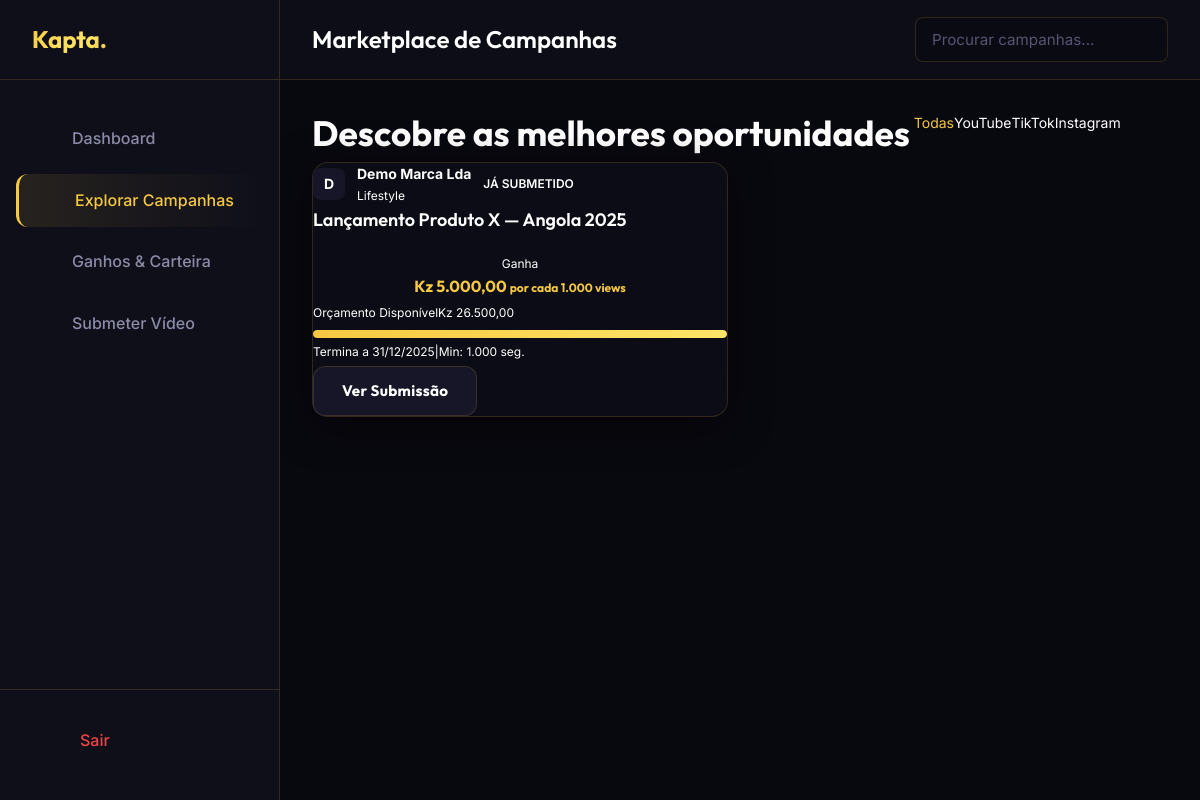
/creator/campaigns.php (signed in), run on the app's committed database.
### tables this page shows
CREATE TABLE `campaigns` (
  `id`             INT UNSIGNED NOT NULL AUTO_INCREMENT,
  `brand_id`       INT UNSIGNED NOT NULL,
  `title`          VARCHAR(255) NOT NULL,
  `description`    TEXT DEFAULT NULL,
  `requirements`   TEXT DEFAULT NULL,
  `category`       VARCHAR(80) NOT NULL DEFAULT 'Entretenimento',
  `platforms`      JSON DEFAULT NULL,
  `cpm_rate`       DECIMAL(15,2) NOT NULL DEFAULT 0.00,
  `budget`         DECIMAL(15,2) NOT NULL DEFAULT 0.00,
  `spent`          DECIMAL(15,2) NOT NULL DEFAULT 0.00,
  `status`         ENUM('draft','active','paused','completed') NOT NULL DEFAULT 'draft',
  `min_followers`  INT UNSIGNED NOT NULL DEFAULT 0,
  `deadline`       DATE DEFAULT NULL,
  `created_at`     DATETIME NOT NULL DEFAULT CURRENT_TIMESTAMP,
  `updated_at`     DATETIME NOT NULL DEFAULT CURRENT_TIMESTAMP ON UPDATE CURRENT_TIMESTAMP,
  PRIMARY KEY (`id`),
  KEY `idx_brand`  (`brand_id`),
  KEY `idx_status` (`status`),
  CONSTRAINT `fk_campaign_brand` FOREIGN KEY (`brand_id`) REFERENCES `users` (`id`) ON DELETE CASCADE
);

### includes/functions.php (called while the page is built, shortened)
<?php
function format_kz(float $amount): string {
    return 'Kz ' . number_format($amount, 2, ',', '.');
}

### creator/campaigns.php (the view, shortened to what this page needs)
<?php
require_once '../includes/functions.php';
$user = current_user();
$platform_filter = isset($_GET['platform']) ? $_GET['platform'] : 'all';
$query = "
    SELECT c.*, b.company_name, u.avatar,
           (SELECT COUNT(*) FROM campaign_submissions WHERE campaign_id = c.id AND creator_id = ?) as has_submitted
    FROM campaigns c
    JOIN brand_profiles b ON c.brand_id = b.user_id
    JOIN users u ON b.user_id = u.id
    WHERE c.status = 'active'
";
$params = [$user['id']];
$query .= " ORDER BY c.cpm_rate DESC, c.created_at DESC";
$stmt = $pdo->prepare($query);
$stmt->execute($params);
$campaigns = $stmt->fetchAll();
include '../includes/header.php';
?>
<div class="dashboard-layout">
    <aside class="sidebar" id="sidebar">
        <div class="sidebar-header">
            <a href="dashboard.php" class="logo gradient-text">Kapta.</a>
        </div>
        <div class="sidebar-nav">
            <a href="dashboard.php" class="nav-item"><i class="ph ph-squares-four"></i> Dashboard</a>
            <a href="campaigns.php" class="nav-item active"><i class="ph ph-magnifying-glass"></i> Explorar Campanhas</a>
            <a href="earnings.php" class="nav-item"><i class="ph ph-money"></i> Ganhos & Carteira</a>
            <a href="submit.php" class="nav-item bg-white bg-opacity-5"><i class="ph ph-upload-simple"></i> Submeter Vídeo</a>
        </div>
        <div class="sidebar-footer">
            <a href="../auth/logout.php" class="nav-item" style="color: var(--accent-red);"><i class="ph ph-sign-out"></i> Sair</a>
        </div>
    </aside>
    <main class="main-content">
        <header class="topbar">
            <div class="flex items-center">
                <h1 class="topbar-title">Marketplace de Campanhas</h1>
            </div>
            <div class="topbar-actions">
                <div class="relative">
                    <input type="text" placeholder="Procurar campanhas..." class="form-control pl-10 py-2 w-64 bg-dark-surface">
                </div>
            </div>
        </header>
        <div class="content-wrapper max-w-6xl mx-auto">
            <div class="mb-8 flex flex-wrap gap-4 items-center justify-between">
                <h2 class="text-xl font-outfit text-white">Descobre as melhores oportunidades</h2>
                <div class="flex bg-dark-surface p-1 rounded-lg border border-dark-border">
                    <a href="?platform=all" class="px-4 py-2 rounded-md text-sm <?php echo $platform_filter === 'all' ? 'bg-white bg-opacity-10 text-gold' : 'text-secondary hover:text-white'; ?>">Todas</a>
                    <a href="?platform=youtube" class="px-4 py-2 rounded-md text-sm <?php echo $platform_filter === 'youtube' ? 'bg-white bg-opacity-10 text-gold' : 'text-secondary hover:text-white'; ?> flex items-center gap-1"><i class="ph ph-youtube-logo text-red-500"></i> YouTube</a>
                    <a href="?platform=tiktok" class="px-4 py-2 rounded-md text-sm <?php echo $platform_filter === 'tiktok' ? 'bg-white bg-opacity-10 text-gold' : 'text-secondary hover:text-white'; ?> flex items-center gap-1"><i class="ph ph-tiktok-logo"></i> TikTok</a>
                    <a href="?platform=instagram" class="px-4 py-2 rounded-md text-sm <?php echo $platform_filter === 'instagram' ? 'bg-white bg-opacity-10 text-gold' : 'text-secondary hover:text-white'; ?> flex items-center gap-1"><i class="ph ph-instagram-logo text-purple-500"></i> Instagram</a>
                </div>
            </div>
            <?php if (empty($campaigns)): ?>
                <div class="glass-card empty-state">
                    <div class="empty-state-icon"><i class="ph ph-magnifying-glass"></i></div>
                    <h3 class="empty-state-title">Nenhuma campanha encontrada</h3>
                    <p class="empty-state-desc">Neste momento não há campanhas disponíveis com este filtro. Volte mais tarde!</p>
                </div>
            <?php else: ?>
                <div class="campaign-grid">
                    <?php foreach ($campaigns as $camp):
                    ?>
                        <div class="glass-card campaign-card p-6 border-t-4 <?php echo $camp['has_submitted'] ? 'border-t-dark-surface opacity-70' : 'border-t-gold'; ?>">
                            <div class="flex justify-between items-start mb-4">
                                <div class="brand-info">
                                    <div class="brand-logo text-white bg-black">
                                        <?php echo strtoupper(substr($camp['company_name'], 0, 1)); ?>
                                    </div>
                                    <div>
                                        <div class="text-sm font-bold text-white"><?php echo htmlspecialchars($camp['company_name']); ?></div>
                                        <div class="text-xs text-secondary"><?php echo htmlspecialchars($camp['category']); ?></div>
                                    </div>
                                </div>
                                <?php if ($camp['has_submitted']): ?>
                                    <span class="status-badge bg-dark-surface border-dark-border text-secondary"><i class="ph ph-check mr-1"></i> Já Submetido</span>
                                <?php endif; ?>
                            </div>
                            <h3 class="campaign-title text-lg mb-2 truncate" title="<?php echo htmlspecialchars($camp['title']); ?>">
                                <?php echo htmlspecialchars($camp['title']); ?>
                            </h3>
                            <div class="bg-black bg-opacity-30 p-3 rounded-lg border border-dark-border mb-4">
                                <div class="text-xs text-secondary text-center uppercase tracking-wider mb-1">Ganha</div>
                                <div class="text-2xl font-bold text-center text-gold drop-shadow-sm font-outfit">
                                    <?php echo format_kz($camp['cpm_rate']); ?> <span class="text-xs text-secondary font-normal block mt-1 lowercase">por cada 1.000 views</span>
                                </div>
                            </div>
                            <div class="mb-4">
                                <div class="flex justify-between text-xs mb-1">
                                    <span class="text-secondary">Orçamento Disponível</span>
                                    <span class="font-medium text-white"><?php echo format_kz($camp['budget'] - $camp['spent']); ?></span>
                                </div>
                                <div class="progress-container h-1.5">
                                    <div class="progress-bar bg-dark-surface" style="width: 100%; position: relative;">
                                    </div>
                                </div>
                            </div>
                            <div class="text-xs text-secondary flex items-center gap-1 mb-4 border-t border-dark-border pt-4">
                                <i class="ph ph-calendar"></i> Termina a <?php echo date('d/m/Y', strtotime($camp['deadline'])); ?>
                                <?php if ($camp['min_followers'] > 0): ?>
                                    <span class="mx-2 text-dark-border">|</span>
                                    <i class="ph ph-users"></i> Min: <?php echo number_format($camp['min_followers'], 0, ',', '.'); ?> seg.
                                <?php endif; ?>
                            </div>
                            <div class="mt-auto pt-2">
                                <?php if ($camp['has_submitted']): ?>
                                    <a href="dashboard.php" class="btn btn-secondary w-full justify-center opacity-70">Ver Submissão</a>
                                <?php else: ?>
                                    <a href="submit.php?id=<?php echo $camp['id']; ?>" class="btn btn-primary w-full justify-center font-bold">Candidatar-me <i class="ph ph-arrow-right"></i></a>
                                <?php endif; ?>
                            </div>
                        </div>
                    <?php endforeach; ?>
                </div>
            <?php endif; ?>
        </div>
    </main>
</div>
<?php include '../includes/footer.php'; ?>

### assets/css/main.css (style rules this page uses)
*, *::before, *::after { box-sizing: border-box; margin: 0; padding: 0; }
html { scroll-behavior: smooth; font-size: 16px; overflow-x: hidden; }
body { font-family: 'Inter', -apple-system, BlinkMacSystemFont, sans-serif; background: var(--dark-bg); color: var(--text-primary); line-height: 1.6; min-height: 100vh; overflow-x: hidden; -webkit-font-smoothing: antialiased; }
a { color: inherit; text-decoration: none; }
input, textarea, select { font-family: inherit; }
:root { --gold-primary: #F5C842; --gold-light: #FFE566; --gold-dark: #C9A227; --gold-dim: rgba(245, 200, 66, 0.12); --dark-bg: #08080F; --dark-card: #0F0F1A; --dark-surface: #161628; --dark-elevated: #1C1C30; --dark-border: rgba(245, 200, 66, 0.15); --dark-divider: rgba(255, 255, 255, 0.06); --accent-purple: #7C3AED; --accent-green: #10B981; --accent-red: #EF4444; --accent-blue: #3B82F6; --accent-orange: #F97316; --text-primary: #FFFFFF; --text-secondary: #8B8BA8; --text-muted: #555575; --radius-sm: 8px; --radius-md: 12px; --radius-lg: 16px; --radius-xl: 24px; --radius-full: 9999px; --shadow-gold: 0 0 40px rgba(245, 200, 66, 0.25); --shadow-card: 0 8px 40px rgba(0, 0, 0, 0.5); --shadow-sm: 0 2px 8px rgba(0, 0, 0, 0.3); --transition: all 0.3s cubic-bezier(0.4, 0, 0.2, 1); --transition-fast: all 0.15s ease; }
h1, h2, h3, h4, h5, h6 { font-family: 'Outfit', sans-serif; font-weight: 700; line-height: 1.2; color: var(--text-primary); }
h1 { font-size: clamp(2rem, 5vw, 3.5rem); }
h2 { font-size: clamp(1.5rem, 3vw, 2.2rem); }
h3 { font-size: clamp(1.2rem, 2vw, 1.5rem); }
.text-gold { color: var(--gold-primary); }
.text-sm { font-size: 0.875rem; }
.text-xs { font-size: 0.75rem; }
.text-lg { font-size: 1.125rem; }
.text-center { text-align: center; }
.font-bold { font-weight: 700; }
.font-outfit { font-family: 'Outfit', sans-serif; }
.gradient-text { background: linear-gradient(135deg, #F5C842 0%, #FFE566 40%, #C9A227 80%, #F5C842 100%); -webkit-background-clip: text; -webkit-text-fill-color: transparent; background-clip: text; background-size: 200% auto; animation: gradient-shift 4s ease infinite; }
.glass-card { background: rgba(15, 15, 26, 0.7); backdrop-filter: blur(20px); -webkit-backdrop-filter: blur(20px); border: 1px solid var(--dark-border); border-radius: var(--radius-lg); box-shadow: var(--shadow-card); min-width: 0; }
.btn { display: inline-flex; align-items: center; justify-content: center; gap: 8px; padding: 12px 28px; border-radius: var(--radius-md); font-family: 'Outfit', sans-serif; font-weight: 700; font-size: 0.95rem; letter-spacing: 0.02em; border: none; cursor: pointer; transition: var(--transition); white-space: nowrap; position: relative; overflow: hidden; text-decoration: none; }
.btn::before { content: ''; position: absolute; inset: 0; background: rgba(255,255,255,0); transition: var(--transition-fast); }
.btn-secondary { background: var(--dark-surface); color: var(--text-primary); border: 1px solid var(--dark-border); }
.form-control { width: 100%; padding: 12px 16px; background: var(--dark-surface); border: 1px solid rgba(255,255,255,0.1); border-radius: var(--radius-md); color: var(--text-primary); font-size: 0.95rem; transition: var(--transition-fast); outline: none; }
.form-control::placeholder { color: var(--text-muted); }
.progress-bar { height: 6px; background: var(--dark-surface); border-radius: var(--radius-full); overflow: hidden; }
.flex { display: flex; }
.flex-wrap { flex-wrap: wrap; }
.gap-4 { gap: 4px; }
.mb-4 { margin-bottom: 4px; }
.mb-8 { margin-bottom: 8px; }

### data on the page
campaigns: company_name "D", company_name "Demo Marca Lda", category "Lifestyle", title "Lançamento Produto X — Angola 2025", cpm_rate "Kz 5.000,00", format_kz($camp['budget'] - $camp['spent']) "Kz 26.500,00", deadline "31/12/2025", min_followers "1.000"
